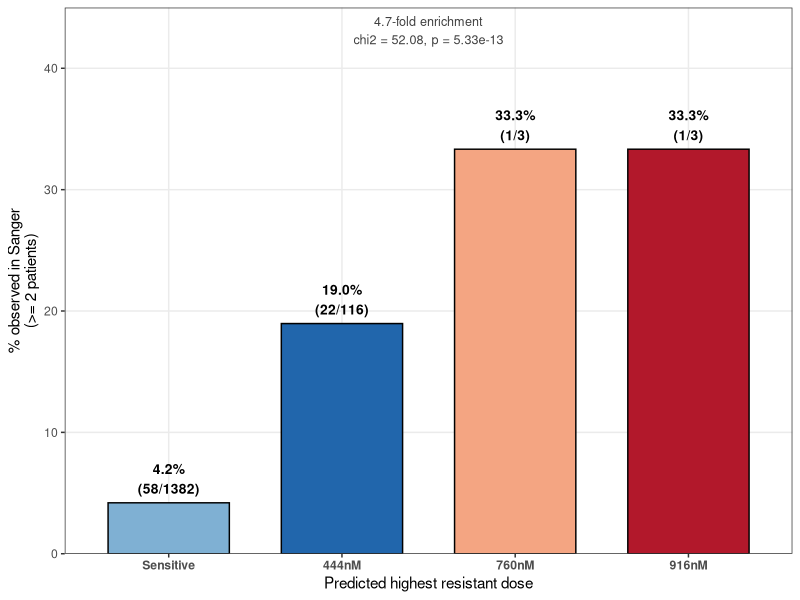
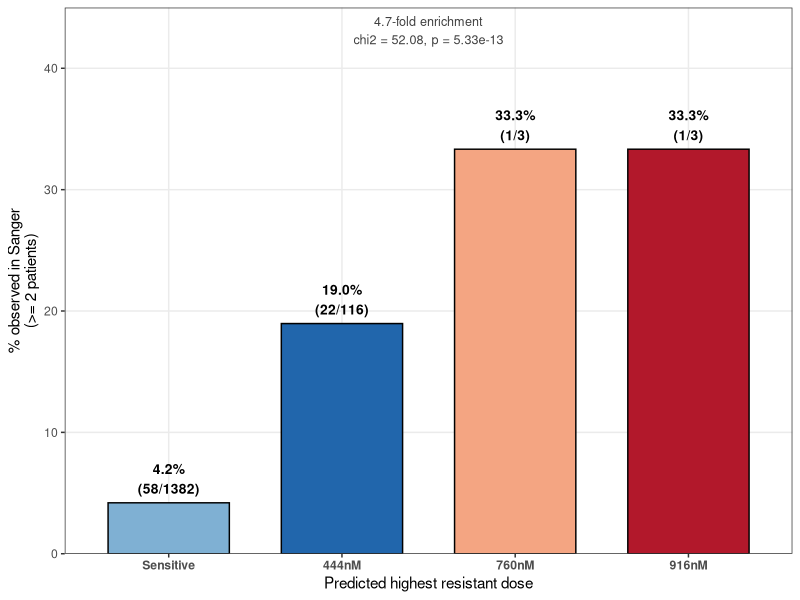
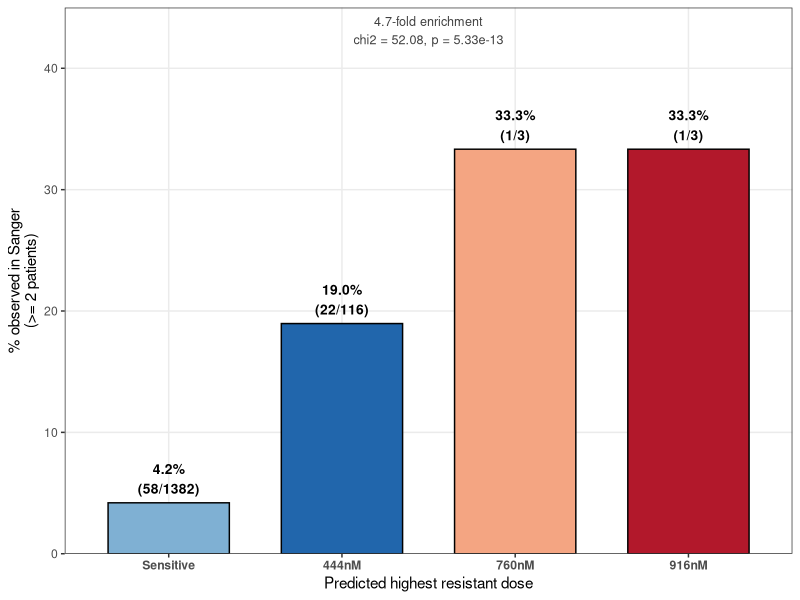

These charts were generated, in order, by the following R code:
## ---- chunk 1
knitr::opts_chunk$set(echo = TRUE)
## ---- chunk 2
library(dplyr)
library(ggplot2)
library(stringr)

# -----------------------------------------------------------------------------
# Load data
# -----------------------------------------------------------------------------
dms_data     <- read.csv("Tileseq_clinical_predictions_10.28.25.csv")
sanger_data  <- read.csv("ABL_Sanger_Gene_mutations_2026.csv")
hamming_data <- read.csv("hammingdistance_ablmutants.csv")
known_res    <- read.csv("known_clinicallyresistant_mutations_betterannotations.csv")

# All previously annotated clinically resistant variants are excluded:
# the mutant standards (used to build the classifier) and the
# literature-curated resistant variants (used to test it).
excluded_muts <- unique(known_res$Collapsed)

cat("n annotated resistant variants excluded:", length(excluded_muts),
    "(", sum(grepl("standard", known_res$Mutation_type, ignore.case = TRUE)),
    "mutant standards +",
    sum(!grepl("standard", known_res$Mutation_type, ignore.case = TRUE)),
    "literature-curated )\n")

dose_levels <- c("Sensitive", "444nM", "760nM", "916nM")

# -----------------------------------------------------------------------------
# Variants reachable by a single nucleotide substitution (SNV-accessible)
# -----------------------------------------------------------------------------
valid_snvs <- hamming_data %>%
  group_by(species) %>%
  summarise(min_nuc_dist = min(n_nuc_min, na.rm = TRUE), .groups = "drop") %>%
  filter(min_nuc_dist <= 1) %>%
  pull(species)

# -----------------------------------------------------------------------------
# Clinical (Sanger) mutation counts; require >=2 patients to exclude likely
# sequencing artifacts
# -----------------------------------------------------------------------------
sanger_grouped <- sanger_data %>%
  mutate(Mutation = str_replace(AA.Mutation, "^p\\.", "")) %>%
  group_by(Mutation) %>%
  summarise(Total_Patients = sum(Count, na.rm = TRUE), .groups = "drop")

valid_sanger_muts <- sanger_grouped %>%
  filter(Total_Patients >= 2) %>%
  pull(Mutation)

# -----------------------------------------------------------------------------
# Analysis table: every SNV-accessible variant with a valid dose call that
# carries no previously established clinical resistance annotation
# -----------------------------------------------------------------------------
analysis_df <- dms_data %>%
  distinct(species, .keep_all = TRUE) %>%
  filter(species %in% valid_snvs,
         Highest_Resistant_Dose %in% dose_levels,
         !species %in% excluded_muts) %>%
  left_join(sanger_grouped, by = c("species" = "Mutation")) %>%
  mutate(
    Total_Patients     = ifelse(is.na(Total_Patients), 0, Total_Patients),
    Dose_Tier          = factor(Highest_Resistant_Dose, levels = dose_levels),
    Observed_in_Sanger = species %in% valid_sanger_muts,
    Prediction         = ifelse(Highest_Resistant_Dose == "Sensitive",
                                 "Predicted Sensitive", "Predicted Resistant")
  )

nrow(analysis_df)
table(analysis_df$Dose_Tier)
## ---- chunk 3
# -----------------------------------------------------------------------------
# Chi-squared: are predicted-resistant variants over-represented among
# clinically observed mutations, relative to predicted-sensitive variants?
# -----------------------------------------------------------------------------
ct   <- table(analysis_df$Prediction, analysis_df$Observed_in_Sanger)
test <- chisq.test(ct, correct = FALSE)
print(ct)
print(test)

res_total  <- sum(analysis_df$Prediction == "Predicted Resistant")
res_obs    <- sum(analysis_df$Prediction == "Predicted Resistant" &
                    analysis_df$Observed_in_Sanger)
sens_total <- sum(analysis_df$Prediction == "Predicted Sensitive")
sens_obs   <- sum(analysis_df$Prediction == "Predicted Sensitive" &
                    analysis_df$Observed_in_Sanger)
fold       <- (res_obs / res_total) / (sens_obs / sens_total)

cat(sprintf("Predicted Resistant observed: %d / %d (%.1f%%)\n",
            res_obs, res_total, 100 * res_obs / res_total))
cat(sprintf("Predicted Sensitive observed: %d / %d (%.1f%%)\n",
            sens_obs, sens_total, 100 * sens_obs / sens_total))
cat(sprintf("Fold enrichment: %.2fx\n", fold))

# -----------------------------------------------------------------------------
# Cochran-Armitage trend across the four ordered dose classes: does the
# probability of clinical observation increase monotonically with predicted
# dose class? (This is the claim the figure makes.)
# -----------------------------------------------------------------------------
x    <- as.integer(analysis_df$Dose_Tier)
y    <- as.integer(analysis_df$Observed_in_Sanger)
pbar <- mean(y)
trend_z <- sum((x - mean(x)) * (y - pbar)) /
           sqrt(pbar * (1 - pbar) * sum((x - mean(x))^2))
trend_p <- 2 * pnorm(-abs(trend_z))
cat(sprintf("Cochran-Armitage trend: z = %.2f, p = %.3g\n", trend_z, trend_p))

# -----------------------------------------------------------------------------
# Per-class summary (the figure's underlying table)
# -----------------------------------------------------------------------------
tier_tab <- analysis_df %>%
  group_by(Dose_Tier) %>%
  summarise(Total_N = n(), Observed_N = sum(Observed_in_Sanger), .groups = "drop") %>%
  mutate(Percentage = 100 * Observed_N / Total_N)

stats_tab <- data.frame(
  N        = nrow(analysis_df),
  Res_Obs  = res_obs,  Res_N  = res_total,
  Sens_Obs = sens_obs, Sens_N = sens_total,
  Fold     = fold,
  ChiSq    = unname(test$statistic),
  ChiSq_p  = test$p.value,
  Trend_z  = trend_z,
  Trend_p  = trend_p
)

print(stats_tab, digits = 4)
print(as.data.frame(tier_tab), digits = 3)

write.csv(stats_tab, "sanger_enrichment_stats.csv", row.names = FALSE)
write.csv(tier_tab,  "sanger_enrichment_tiers.csv", row.names = FALSE)
## ---- chunk 4
# Manuscript-wide color scheme for dose classes
dose_cols <- c("Sensitive" = "#7fb0d3",
               "444nM"     = "#2166ac",
               "760nM"     = "#f4a582",
               "916nM"     = "#b2182b")

figure_cosmic <- ggplot(tier_tab, aes(Dose_Tier, Percentage, fill = Dose_Tier)) +
  geom_col(color = "black", width = 0.7) +
  geom_text(aes(label = paste0(sprintf("%.1f%%", Percentage),
                                "\n(", Observed_N, "/", Total_N, ")")),
            vjust = -0.3, size = 3.5, fontface = "bold") +
  annotate("text", x = 2.5, y = Inf,
           label = sprintf("%.1f-fold enrichment\nchi2 = %.2f, p = %s",
                           fold, test$statistic,
                           format(test$p.value, digits = 3, scientific = TRUE)),
           vjust = 1.3, size = 3.2, colour = "grey25") +
  scale_fill_manual(values = dose_cols, guide = "none") +
  scale_y_continuous(expand = expansion(mult = c(0, 0.35))) +
  labs(x = "Predicted highest resistant dose",
       y = "% observed in Sanger\n(>= 2 patients)") +
  theme_bw(base_size = 11) +
  theme(axis.text.x = element_text(face = "bold"),
        panel.grid.minor = element_blank())

ggsave("figure_cosmic_enrichment.pdf", figure_cosmic, width = 5.5, height = 4.5)
ggsave("figure_cosmic_enrichment.png", figure_cosmic, width = 5.5, height = 4.5, dpi = 300)

print(figure_cosmic)
